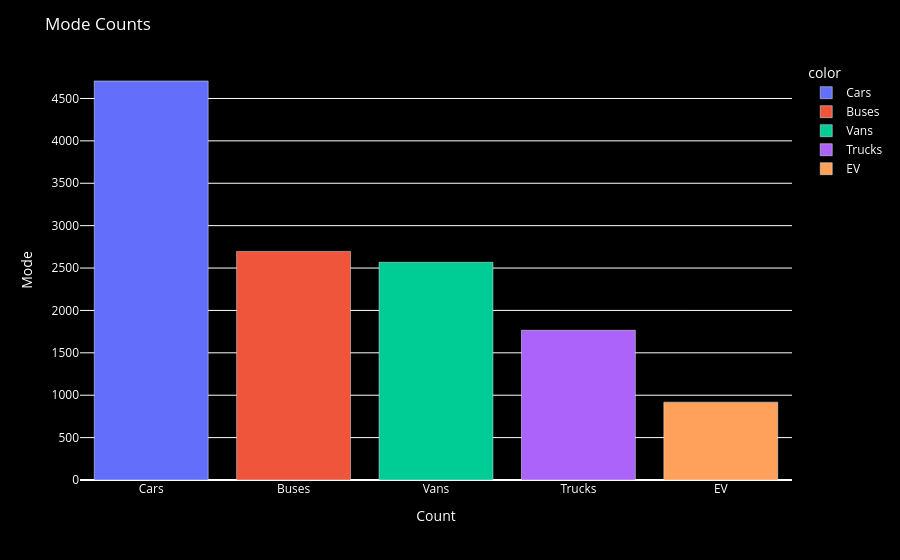

Source (notebook cell):
### Code cell
fig = px.bar(x=df["mode"]. value_counts().index,
             y=df["mode"].value_counts().values,
             color=df["mode"].value_counts().index)

fig.update_layout(
    title={
        'text': "Mode Counts",
        'font': {'color': 'White'}
    },


    xaxis_title={
        'text': "Count",
        'font': {'color': 'White'}
    },

    yaxis_title={
        'text': "Mode",
        'font': {'color': 'White'}
    },

    plot_bgcolor = 'rgba(0,0,0,0)',
    paper_bgcolor = 'black',
    font=dict(color='white')

)
fig.show()

### Figure 1 — Plotly figure (JSON) as saved in the notebook; plotly's stock layout.template omitted (floating-point values rounded to 4 significant figures)
{"data": [{"hovertemplate": "color=Cars<br>x=%{x}<br>y=%{y}<extra></extra>", "legendgroup": "Cars", "marker": {"color": "#636efa", "pattern": {"shape": ""}}, "name": "Cars", "orientation": "v", "showlegend": true, "textposition": "auto", "type": "bar", "x": ["Cars"], "xaxis": "x", "y": [4706], "yaxis": "y"}, {"hovertemplate": "color=Buses<br>x=%{x}<br>y=%{y}<extra></extra>", "legendgroup": "Buses", "marker": {"color": "#EF553B", "pattern": {"shape": ""}}, "name": "Buses", "orientation": "v", "showlegend": true, "textposition": "auto", "type": "bar", "x": ["Buses"], "xaxis": "x", "y": [2696], "yaxis": "y"}, {"hovertemplate": "color=Vans<br>x=%{x}<br>y=%{y}<extra></extra>", "legendgroup": "Vans", "marker": {"color": "#00cc96", "pattern": {"shape": ""}}, "name": "Vans", "orientation": "v", "showlegend": true, "textposition": "auto", "type": "bar", "x": ["Vans"], "xaxis": "x", "y": [2568], "yaxis": "y"}, {"hovertemplate": "color=Trucks<br>x=%{x}<br>y=%{y}<extra></extra>", "legendgroup": "Trucks", "marker": {"color": "#ab63fa", "pattern": {"shape": ""}}, "name": "Trucks", "orientation": "v", "showlegend": true, "textposition": "auto", "type": "bar", "x": ["Trucks"], "xaxis": "x", "y": [1766], "yaxis": "y"}, {"hovertemplate": "color=EV<br>x=%{x}<br>y=%{y}<extra></extra>", "legendgroup": "EV", "marker": {"color": "#FFA15A", "pattern": {"shape": ""}}, "name": "EV", "orientation": "v", "showlegend": true, "textposition": "auto", "type": "bar", "x": ["EV"], "xaxis": "x", "y": [918], "yaxis": "y"}], "layout": {"barmode": "relative", "font": {"color": "white"}, "legend": {"title": {"text": "color"}, "tracegroupgap": 0}, "margin": {"t": 60}, "paper_bgcolor": "black", "plot_bgcolor": "rgba(0,0,0,0)", "title": {"font": {"color": "White"}, "text": "Mode Counts"}, "xaxis": {"anchor": "y", "domain": [0, 1], "title": {"font": {"color": "White"}, "text": "Count"}}, "yaxis": {"anchor": "x", "domain": [0, 1], "title": {"font": {"color": "White"}, "text": "Mode"}}}}
